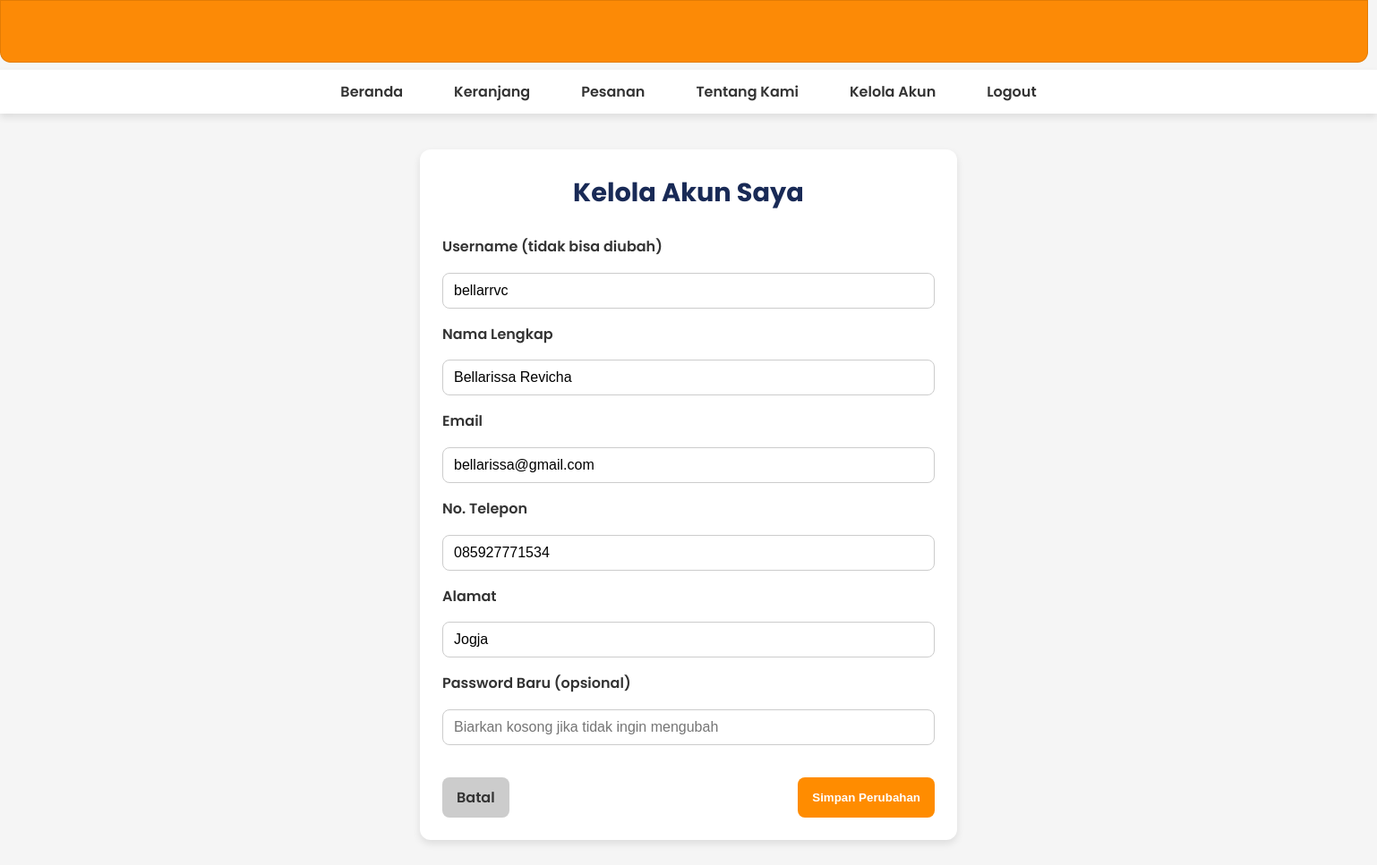
The app's page /kelola_akun.php (signed in) with its own data.
### tables this page shows
CREATE TABLE `users` (
  `id` int NOT NULL,
  `name` varchar(100) NOT NULL,
  `username` varchar(50) NOT NULL,
  `password` varchar(255) NOT NULL,
  `email` varchar(100) NOT NULL,
  `phone` varchar(15) NOT NULL,
  `address` text,
  `role` enum('admin','user') DEFAULT 'user',
  `created_at` timestamp NOT NULL DEFAULT CURRENT_TIMESTAMP
);

### kelola_akun.php (the view, shortened to what this page needs)
<?php
require_once 'db_connect.php';
function e($value) {
    return htmlspecialchars((string)($value ?? ''), ENT_QUOTES, 'UTF-8');
}
$user_id = $_SESSION['id'];
$stmt = $conn->prepare("SELECT username, name, email, phone, address FROM users WHERE id = ?");
$stmt->bind_param("i", $user_id);
$stmt->execute();
$result = $stmt->get_result();
$user = $result->fetch_assoc();
?>
<!DOCTYPE html>
<html lang="id">
<head>
    <link rel="stylesheet" href="assets/styles/kelola_akun.css">
</head>
<body>
    <div class="top-wave-container">
        <img src="assets/images/border-atas.png">
    </div>
    <nav>
        <ul>
            <li><a href="home.php">Beranda</a></li>
            <li><a href="pesanan.php">Keranjang</a></li>
            <li><a href="history.php">Pesanan</a></li>
            <li><a href="about.php">Tentang Kami</a></li>
            <li><a href="kelola_akun.php">Kelola Akun</a></li>
            <li><a href="logout.php" class="logout">Logout</a></li>
        </ul>
    </nav>
    <div class="container">
        <h2>Kelola Akun Saya</h2>
        <form action="" method="POST">
            <label for="username">Username (tidak bisa diubah)</label>
            <input type="text" name="username" value="<?= htmlspecialchars($user['username']) ?>" readonly>
            <label for="name">Nama Lengkap</label>
            <input type="text" name="name" value="<?= htmlspecialchars($user['name']) ?>" required>
            <label for="email">Email</label>
            <input type="email" name="email" value="<?= htmlspecialchars($user['email']) ?>" required>
            <label for="phone">No. Telepon</label>
            <input type="text" name="phone" value="<?= e($user['phone']) ?>" required>
            <label for="address">Alamat</label>
            <input type="text" name="address" value="<?= e($user['address']) ?>" required>
            <label for="password">Password Baru (opsional)</label>
            <input type="password" name="password" placeholder="Biarkan kosong jika tidak ingin mengubah">
            <div class="button-row">
                <a href="home.php" class="btn-cancel">Batal</a>
                <button type="submit">Simpan Perubahan</button>
            </div>
        </form>
    </div>
</body>
</html>

### assets/styles/kelola_akun.css (style rules this page uses)
:root { --primary-orange: #FF8C00; --secondary-navy: #192A56; --logout-blue: #0A0A23; --white: #FFFFFF; --light-grey: #F5F5F5; --dark-grey: #333333; --text-color: #444444; --shadow-light: 0 4px 8px rgba(0, 0, 0, 0.1); --border-radius-small: 8px; --border-radius-medium: 12px; }
*, *::before, *::after { box-sizing: border-box; margin: 0; padding: 0; }
body { font-family: 'Poppins', Arial, sans-serif; background-color: var(--light-grey); color: var(--text-color); line-height: 1.6; }
nav { background-color: var(--white); box-shadow: var(--shadow-light); }
nav ul { list-style: none; display: flex; justify-content: center; gap: 25px; padding: 12px 0; }
nav ul li a { text-decoration: none; color: var(--dark-grey); font-weight: 600; padding: 8px 16px; border-radius: var(--border-radius-small); transition: background-color 0.3s ease, color 0.3s ease; }
.container { max-width: 600px; margin: 40px auto; padding: 25px; background-color: var(--white); border-radius: var(--border-radius-medium); box-shadow: var(--shadow-light); }
.container h2 { text-align: center; color: var(--secondary-navy); margin-bottom: 25px; font-size: 1.8em; }
form { display: flex; flex-direction: column; gap: 16px; }
form label { font-weight: 600; color: var(--dark-grey); }
form input { padding: 10px 12px; border: 1px solid #ccc; border-radius: var(--border-radius-small); font-size: 1em; transition: border-color 0.3s ease; }
.button-row { display: flex; justify-content: space-between; margin-top: 20px; }
.btn-cancel { background-color: #ccc; color: var(--dark-grey); padding: 10px 16px; border: none; text-decoration: none; border-radius: var(--border-radius-small); font-weight: 600; transition: background-color 0.3s ease; }
button[type="submit"] { background-color: var(--primary-orange); color: var(--white); padding: 10px 16px; border: none; border-radius: var(--border-radius-small); font-weight: 600; cursor: pointer; transition: background-color 0.3s ease; }

### records on screen
users: username "bellarrvc", name "Bellarissa Revicha", email "bellarissa@gmail.com", phone "085927771534", address "Jogja"
